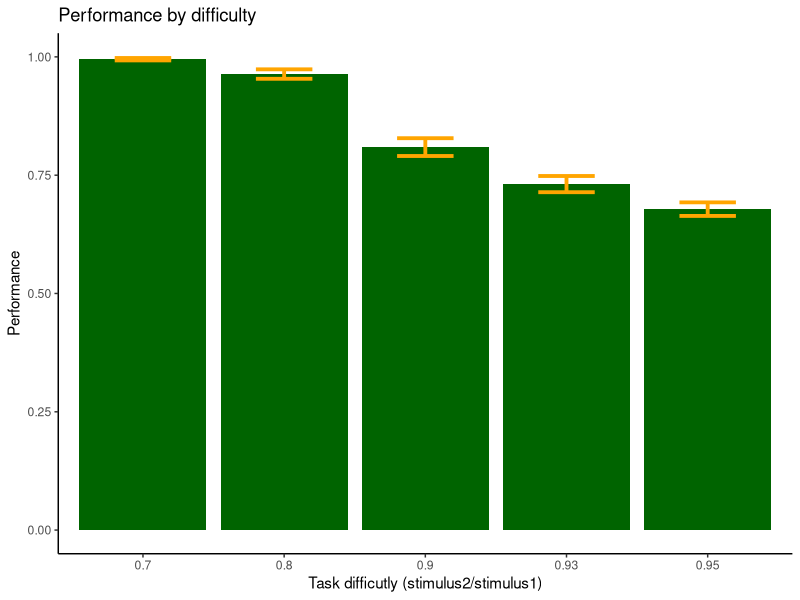
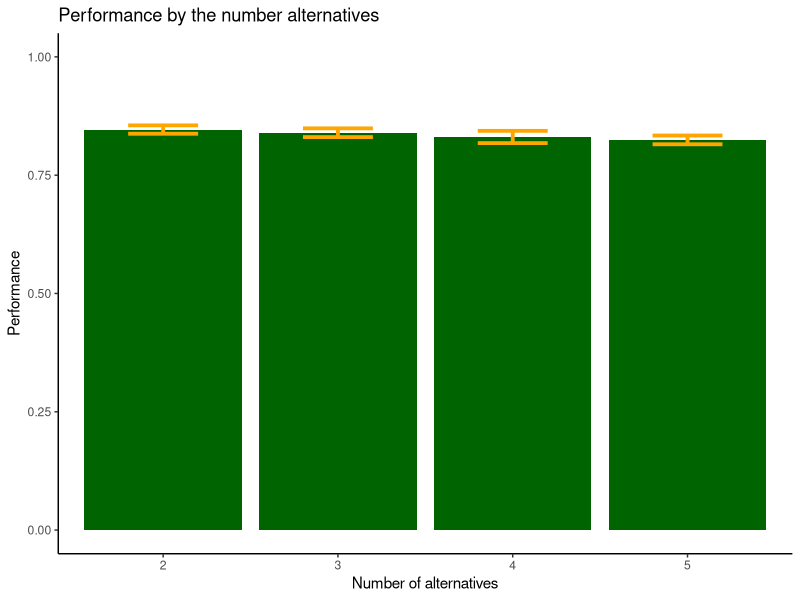
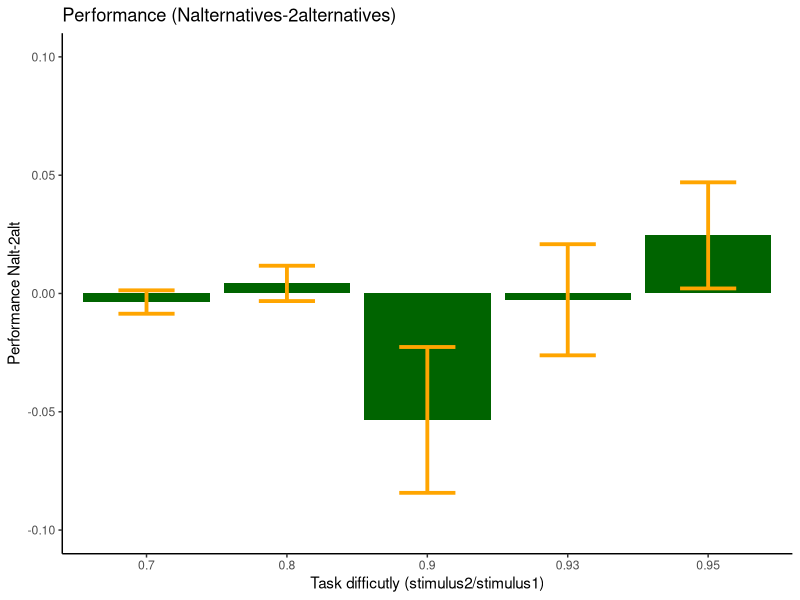

Source code (R) for these figures, in order:
library(tidyverse)

# -------------------------------------------------------------------------------------------------

data <- read.csv2('data_experiment2.csv')
data <- as_tibble(data)
data$Correct = as.logical(data$Correct)

# ----------------------------------------------------------------------------------------------------

####---- performance by difficulty ----####

data %>%
  group_by(Nsujeto, StimVal) %>%  
  summarize(perf = mean(binary_correct)) %>% 
  ggplot(aes(x=as.factor(StimVal),
             y=perf))+
  stat_summary(fun.data = mean_se,
               geom='bar', fill='darkgreen')+
  stat_summary(fun.data = mean_se,
               geom='errorbar', color='orange', width=0.4, size=1.3)+
  ylim(c(0,1))+
  xlab('Task difficutly (stimulus2/stimulus1)')+
  ylab('Performance')+
  ggtitle('Performance by difficulty')+
  theme_classic()

####---- performance by amount of alternatives ----####

data %>%
  group_by(Nsujeto, Nalternativas) %>%
  summarize(perf=mean(binary_correct)) %>%
  ggplot(aes(x=as.factor(Nalternativas),
             y=perf))+
  stat_summary(fun.data = mean_se,
               geom='bar', fill='darkgreen')+
  stat_summary(fun.data = mean_se,
               geom='errorbar', color='orange', width=0.4, size=1.3)+
  ylim(c(0,1))+
  xlab('Number of alternatives')+
  ylab('Performance')+
  ggtitle('Performance by the number alternatives')+
  theme_classic()

####---- performance N alternatives - 2 alternatives ----####

levels <- sort(unique(data$StimVal))
nsubj  <- max(data$Nsujeto)
perf_data <- matrix(NA, nsubj, 5) # 5 levels of difficulty

for(i in 1:nsubj){
  subj <- data[data$Nsujeto==i,]
  temp <- c()
  
  for(j in levels){
    indx3 <- which(subj$StimVal==j & subj$Nalternativas==3)  ## change here to see the subtraction between N and 2 alt
    indx2 <-  which(subj$StimVal==j & subj$Nalternativas==2)
    temp <- c(temp, mean(subj[indx3,]$binary_correct)-mean(subj[indx2,]$binary_correct))
  }
  
  perf_data[i,] <- temp
  
}

# standard error of mean 
level1 <- mean_se(perf_data[,1])
level2 <- mean_se(perf_data[,2])
level3 <- mean_se(perf_data[,3])
level4 <- mean_se(perf_data[,4])
level5 <- mean_se(perf_data[,5])

# plot
graphdata <- data.frame(names = levels, 
                        values = colMeans(perf_data))

graphdata %>%
  ggplot(aes(x=as.factor(levels),y=values))+
  geom_col(fill='darkgreen')+
  geom_errorbar(aes(x=as.factor(levels), ymin=c(level1$ymin, level2$ymin, level3$ymin,
                                                level4$ymin, level5$ymin), 
                    ymax=c(level1$ymax,level2$ymax,level3$ymax, level4$ymax, level5$ymax)),
                width=0.4, size=1.3, color='orange')+
  ylim(c(-0.1,0.1))+
  ggtitle('Performance (Nalternatives-2alternatives)')+
  ylab('Performance Nalt-2alt')+
  xlab('Task difficutly (stimulus2/stimulus1)')+
  theme_classic()
